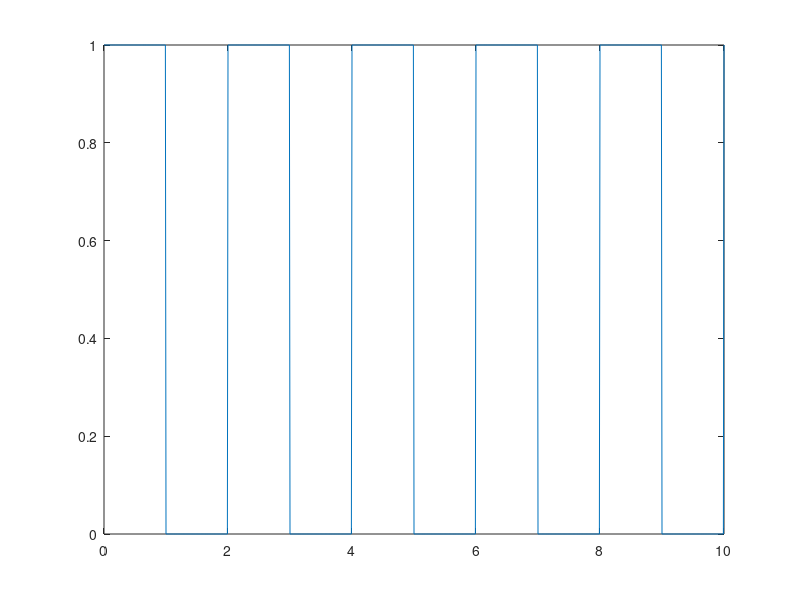

Reproduce this figure in MATLAB. (Note: this script raises an error after producing the figure.)
clc;
clear;
close all;
t=0:0.01:10;
T=2;
f=1;

u=0.5+0.5*square(t*pi);

plot(t,u);
axis([0 7 -2 2]);
line(xlim,[0 0]);
line([0 0],ylim);
plot(t,u);
syms t;
b=0;
a0=(1/T)*int(u,t,0,1);
a=a0;
for i = 1:10
    a=a+(2/T)*int(u*cos(2*pi*f*i*t),t,0,1);
    b=b+(2/T)*int(u*sin(2*pi*f*i*t),t,0,1);
end


